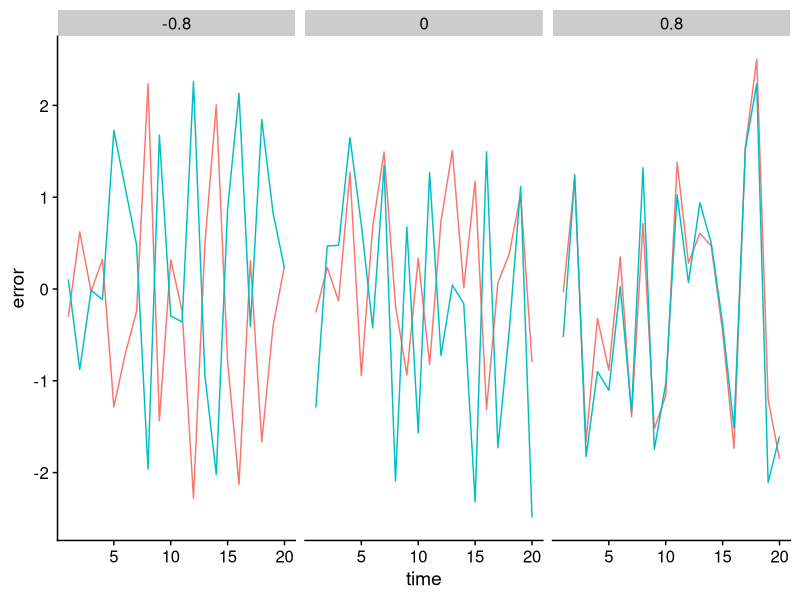

Write R code to recreate this figure. (Note: this script raises an error after producing the figure.)
############################################
#  Test environmental correlated response  #
############################################

library(tidyverse)
library(cowplot)

sdt_e <- 1
rho <- 1

# From
# Ripa & Ives (2003): https://www.sciencedirect.com/science/article/pii/S0040580903000893
# Vasseur & Fox (2007): http://doi.wiley.com/10.1111/j.1461-0248.2007.01099.x
# Gouhier et al. (2010): https://www.journals.uchicago.edu/doi/full/10.1086/649579
cross_correlated_response <- function(rho = 0, evt_sd = 1, n = 2, time_len = 100, return_tbl = TRUE) {

  # Independant timeseries
  a <- t(sapply(seq_len(n), function(x) rnorm(time_len, 0, evt_sd)))

  cov_mat <- matrix(rho * evt_sd^2, nrow = nrow(a), ncol = nrow(a))
  diag(cov_mat) <- evt_sd^2

  out <- cov_mat %*% a

  if (return_tbl) {

    dfr <- as.data.frame(t(out))  %>%
      mutate(time = seq_len(ncol(a))) %>%
      pivot_longer(-time, names_to = "species", values_to = "error")
    return(dfr)
  }

  return(out)
}


# With two species
ti <- tibble(
  rho = c(0, .8, -.8),
  noise = map(rho, ~cross_correlated_response(rho = .x, evt_sd = 1, n = 2, time_len = 20))
)


p <- ti %>%
  unnest(noise) %>%
  ggplot(aes(x = time, y = error, color = species))+
  geom_line() +
  facet_grid(cols = vars(rho)) +
  cowplot::theme_half_open() +
  theme(legend.position = "none")

save_plot(
  "~/Téléchargements/coherence_two_sp.png",
  p
)

# With four species
ti <- tibble(
  rho = c(0, .8, -.8),
  noise = map(rho,
    ~cross_correlated_response(rho = .x, evt_sd = 1, n = 4, time_len = 20))
)

p <- ti %>%
  unnest(noise) %>%
  ggplot(aes(x = time, y = error, color = species))+
  geom_line() +
  facet_grid(cols = vars(rho)) +
  cowplot::theme_half_open()

save_plot(
  "~/Téléchargements/coherence_four_sp.png",
  p
)

# Test for trait synchrony
ti <- tibble(
  rho = c(0, .3, -.8),
  noise = map(rho, ~cross_correlated_response(rho = .x, evt_sd = 1, n = 2, time_len = 20))
)

#ti %>%

ti2 <- ti %>%
  mutate(
    cwm = map(noise,
      function (x) {
        x %>%
          pivot_wider(names_from = "species", values_from = "error") %>%
          mutate(
            V1 = V1 + 6,
            V2 = V2 + 3
            ) %>%
          pivot_longer(-time, names_to = "species", values_to = "cwm")
      })
  )

ti2 %>%
  unnest(cwm) %>%
  ggplot(aes(x = time, y = cwm, color = species))+
  geom_line() +
  facet_grid(cols = vars(rho)) +
  cowplot::theme_half_open()

tp <- ti2 %>%
  filter(rho == 0.3) %>%
  unnest(cwm) %>%
  ggplot(aes(x = time, y = cwm, color = species))+
  geom_line() +
  labs(x = "Time", y = "CWM") +
  cowplot::theme_half_open() +
  theme(
    legend.position = "none",
    axis.ticks = element_blank(),
    axis.text = element_blank()
  )
save_plot(
  filename = here::here("fig/trait_synchrony.pdf"),
  tp
)

set.seed(1)
a <- t(sapply(c(3, 6), function(x) rnorm(10, x, 1)))
dfr <- as.data.frame(t(a))  %>%
  mutate(species = seq_len(ncol(a))) %>%
  pivot_longer(-species, names_to = "com", values_to = "trait") %>%
  arrange(com) %>%
  mutate(
    species = seq_len(n()),
    abun = runif(n(), min = .1, max = 1)) %>%
  group_by(com) %>%
  mutate(rel_abun = abun / sum(abun))

library(scales) # ! important
dfr %>%
  ggplot(aes(x = trait, y = rel_abun, fill = com)) +
  geom_col() +
  geom_density(data = dfr,
    aes(x = trait, y = ..density.. / 1.8, color = com, weight = rel_abun),
    adjust = 1, inherit.aes = FALSE)

p_trait <- dfr %>%
  ggplot(aes(x = trait, y = rel_abun, fill = com)) +
  geom_col() +
  geom_density(data = dfr,
    aes(x = trait, y = ..density.. / 2.5, color = com, weight = rel_abun),
    adjust = .8, inherit.aes = FALSE) +
  geom_vline(xintercept = summarise(dfr, avg = sum(rel_abun * trait))$avg) +
  labs(x = "Trait", y = "Relative abundance") +
  cowplot::theme_half_open() +
  #coord_cartesian(expand = FALSE) +
  theme(
    legend.position = "none",
    axis.ticks = element_blank(),
    axis.text = element_blank()
  )

save_plot(
  filename = here::here("fig/p_trait.pdf"),
  p_trait
)
